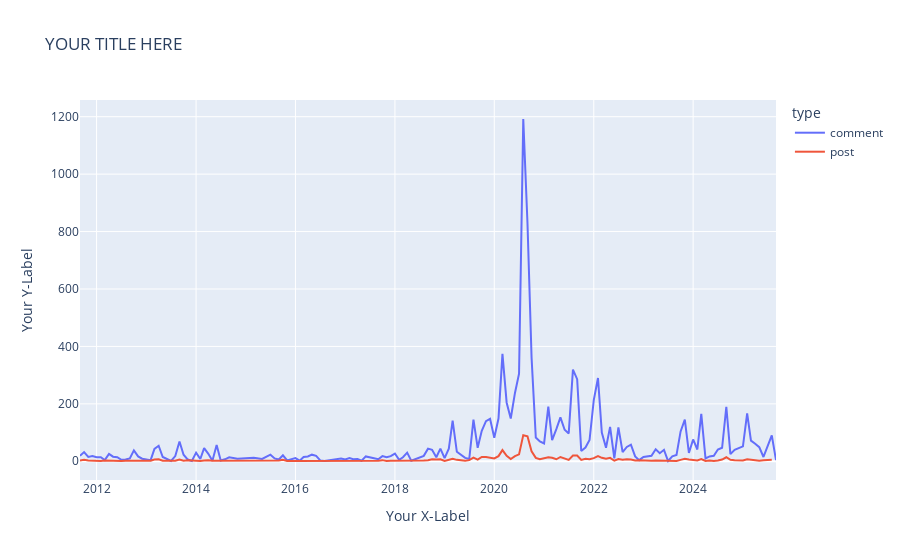

The notebook cell saved with this chart:
### Markdown cell above
### 🎯 Practice Task 1: Playing with Plotly

Plotly is a powerful visualization library that allows you to make interactive graphics with relatively few lines of code. The basic format is always the same. You create a plotly object by running a function:

```python

figure = px.chart_type(dataframe,
                        x='column_representing_x_data',
                        y='column_representing_y_data', 
                        color='column_indicating_different_data_groups')

```
**Note** If you do not enter styling information and labels, Plotly leaves these blank. All key=value pairs (i.e. `color='type'`) should be followed by a comma except for the last one.

### Code cell
# YOUR TURN: Modify the visualization here
# Try changing px.line to px.bar or px.area
# Experiment with labels and titles

# Example modification (you can change this):
fig_modified = px.line(monthly_counts, 
                      x='year_month', 
                      y='count', 
                      color='type',
                      title='YOUR TITLE HERE',
                      labels={'count': 'Your Y-Label', 'year_month': 'Your X-Label'})

fig_modified.show()

### Figure 1 — Plotly figure (JSON) as saved in the notebook; plotly's stock layout.template omitted (floating-point values rounded to 4 significant figures; data arrays with more than 128 entries replaced by an {"elided": "..."} marker saying what was removed)
{"data": [{"hovertemplate": "type=comment<br>Your X-Label=%{x}<br>Your Y-Label=%{y}<extra></extra>", "legendgroup": "comment", "line": {"color": "#636efa", "dash": "solid"}, "marker": {"symbol": "circle"}, "mode": "lines", "name": "comment", "orientation": "v", "showlegend": true, "type": "scatter", "x": {"elided": "150 str values"}, "xaxis": "x", "y": {"elided": "150 int values"}, "yaxis": "y"}, {"hovertemplate": "type=post<br>Your X-Label=%{x}<br>Your Y-Label=%{y}<extra></extra>", "legendgroup": "post", "line": {"color": "#EF553B", "dash": "solid"}, "marker": {"symbol": "circle"}, "mode": "lines", "name": "post", "orientation": "v", "showlegend": true, "type": "scatter", "x": {"elided": "143 str values"}, "xaxis": "x", "y": {"elided": "143 int values"}, "yaxis": "y"}], "layout": {"legend": {"title": {"text": "type"}, "tracegroupgap": 0}, "title": {"text": "YOUR TITLE HERE"}, "xaxis": {"anchor": "y", "domain": [0, 1], "title": {"text": "Your X-Label"}}, "yaxis": {"anchor": "x", "domain": [0, 1], "title": {"text": "Your Y-Label"}}}}
